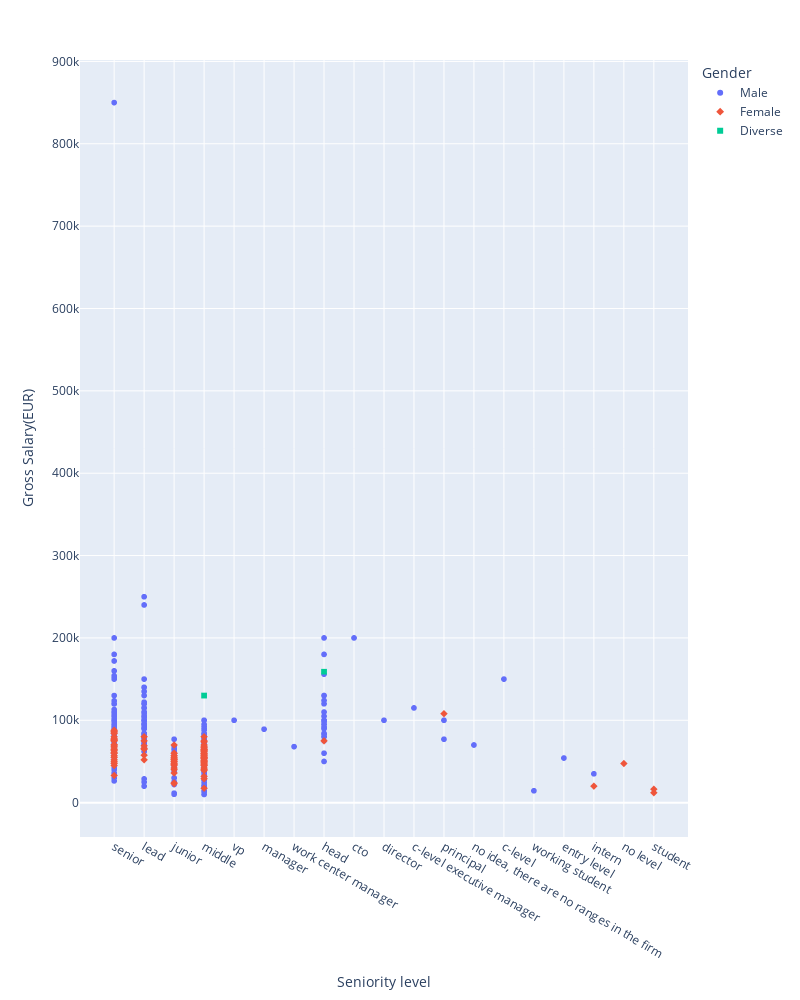

Source (notebook cell):
### Code cell
fig = px.scatter(df, x="Seniority level", y="Gross Salary(EUR)", color="Gender", symbol="Gender",width=800, height=1000)
fig.show()

### Figure 1 — Plotly figure (JSON) as saved in the notebook; plotly's stock layout.template omitted (floating-point values rounded to 4 significant figures; data arrays with more than 128 entries replaced by an {"elided": "..."} marker saying what was removed)
{"data": [{"hovertemplate": "Gender=Male<br>Seniority level=%{x}<br>Gross Salary(EUR)=%{y}<extra></extra>", "legendgroup": "Male", "marker": {"color": "#636efa", "symbol": "circle"}, "mode": "markers", "name": "Male", "showlegend": true, "type": "scattergl", "x": {"elided": "942 str values"}, "xaxis": "x", "y": {"elided": "942 float values"}, "yaxis": "y"}, {"hovertemplate": "Gender=Female<br>Seniority level=%{x}<br>Gross Salary(EUR)=%{y}<extra></extra>", "legendgroup": "Female", "marker": {"color": "#EF553B", "symbol": "diamond"}, "mode": "markers", "name": "Female", "showlegend": true, "type": "scattergl", "x": {"elided": "156 str values"}, "xaxis": "x", "y": {"elided": "156 int values"}, "yaxis": "y"}, {"hovertemplate": "Gender=Diverse<br>Seniority level=%{x}<br>Gross Salary(EUR)=%{y}<extra></extra>", "legendgroup": "Diverse", "marker": {"color": "#00cc96", "symbol": "square"}, "mode": "markers", "name": "Diverse", "showlegend": true, "type": "scattergl", "x": ["middle", "head"], "xaxis": "x", "y": [130000, 159000], "yaxis": "y"}], "layout": {"height": 1000, "legend": {"title": {"text": "Gender"}, "tracegroupgap": 0}, "margin": {"t": 60}, "width": 800, "xaxis": {"anchor": "y", "domain": [0, 1], "title": {"text": "Seniority level"}}, "yaxis": {"anchor": "x", "domain": [0, 1], "title": {"text": "Gross Salary(EUR)"}}}}
